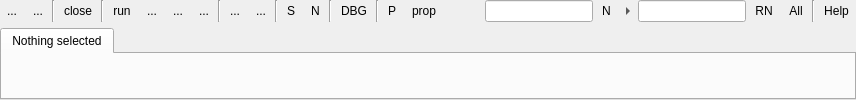
      <widget class="QWidget" name="layoutWidget">
       <layout class="QVBoxLayout">
        <property name="spacing">
         <number>6</number>
        </property>
        <property name="leftMargin">
         <number>0</number>
        </property>
        <property name="topMargin">
         <number>0</number>
        </property>
        <property name="rightMargin">
         <number>0</number>
        </property>
        <property name="bottomMargin">
         <number>0</number>
        </property>
        <item>
         <widget class="QFrame" name="frame_2">
          <property name="sizePolicy">
           <sizepolicy hsizetype="Preferred" vsizetype="Preferred">
            <horstretch>1</horstretch>
            <verstretch>0</verstretch>
           </sizepolicy>
          </property>
          <property name="frameShape">
           <enum>QFrame::NoFrame</enum>
          </property>
          <property name="frameShadow">
           <enum>QFrame::Raised</enum>
          </property>
          <layout class="QHBoxLayout">
           <property name="spacing">
            <number>2</number>
           </property>
           <property name="leftMargin">
            <number>0</number>
           </property>
           <property name="topMargin">
            <number>0</number>
           </property>
           <property name="rightMargin">
            <number>0</number>
           </property>
           <property name="bottomMargin">
            <number>0</number>
           </property>
           <item>
            <widget class="QToolButton" name="backwardButton">
             <property name="text">
              <string>...</string>
             </property>
             <property name="icon">
              <iconset>
               <normaloff>:/back_16.png</normaloff>:/back_16.png</iconset>
             </property>
             <property name="autoRaise">
              <bool>true</bool>
             </property>
            </widget>
           </item>
           <item>
            <widget class="QToolButton" name="forwardButton">
             <property name="text">
              <string>...</string>
             </property>
             <property name="icon">
              <iconset>
               <normaloff>:/forward_16.png</normaloff>:/forward_16.png</iconset>
             </property>
             <property name="autoRaise">
              <bool>true</bool>
             </property>
            </widget>
           </item>
           <item>
            <widget class="Line" name="line_6">
             <property name="orientation">
              <enum>Qt::Vertical</enum>
             </property>
            </widget>
           </item>
           <item>
            <widget class="QToolButton" name="closeButton">
             <property name="toolTip">
              <string>&lt;html&gt;&lt;head&gt;&lt;meta name=&quot;qrichtext&quot; content=&quot;1&quot; /&gt;&lt;style type=&quot;text/css&quot;&gt;
p, li { white-space: pre-wrap; }
&lt;/style&gt;&lt;/head&gt;&lt;body style=&quot; font-family:'Sans Serif'; font-size:9pt; font-weight:400; font-style:normal; text-decoration:none;&quot;&gt;
&lt;p style=&quot; margin-top:0px; margin-bottom:0px; margin-left:0px; margin-right:0px; -qt-block-indent:0; text-indent:0px;&quot;&gt;Close tab&lt;/p&gt;&lt;/body&gt;&lt;/html&gt;</string>
             </property>
             <property name="text">
              <string>close</string>
             </property>
             <property name="icon">
              <iconset resource="../../icons/icons.qrc">
               <normaloff>:/del_16px.png</normaloff>:/del_16px.png</iconset>
             </property>
             <property name="autoRaise">
              <bool>true</bool>
             </property>
            </widget>
           </item>
           <item>
            <widget class="Line" name="closeButtonSeparator">
             <property name="orientation">
              <enum>Qt::Vertical</enum>
             </property>
            </widget>
           </item>
           <item>
            <widget class="QToolButton" name="runButton">
             <property name="toolTip">
              <string>Run current script (F5)</string>
             </property>
             <property name="text">
              <string>run</string>
             </property>
             <property name="icon">
              <iconset resource="../../icons/icons.qrc">
               <normaloff>:/run_16px.png</normaloff>:/run_16px.png</iconset>
             </property>
             <property name="shortcut">
              <string>F5</string>
             </property>
             <property name="autoRaise">
              <bool>true</bool>
             </property>
            </widget>
           </item>
           <item>
            <widget class="QToolButton" name="runThisButton">
             <property name="toolTip">
              <string>Run script from the current tab (Shift+F5)</string>
             </property>
             <property name="text">
              <string>...</string>
             </property>
             <property name="icon">
              <iconset resource="../../icons/icons.qrc">
               <normaloff>:/runthis_16px.png</normaloff>:/runthis_16px.png</iconset>
             </property>
             <property name="shortcut">
              <string>Shift+F5</string>
             </property>
             <property name="autoRaise">
              <bool>true</bool>
             </property>
            </widget>
           </item>
           <item>
            <widget class="QToolButton" name="stopButton">
             <property name="toolTip">
              <string>&lt;html&gt;&lt;head&gt;&lt;meta name=&quot;qrichtext&quot; content=&quot;1&quot; /&gt;&lt;style type=&quot;text/css&quot;&gt;
p, li { white-space: pre-wrap; }
&lt;/style&gt;&lt;/head&gt;&lt;body style=&quot; font-family:'Sans Serif'; font-size:9pt; font-weight:400; font-style:normal; text-decoration:none;&quot;&gt;
&lt;p style=&quot; margin-top:0px; margin-bottom:0px; margin-left:0px; margin-right:0px; -qt-block-indent:0; text-indent:0px;&quot;&gt;Stop script&lt;/p&gt;&lt;/body&gt;&lt;/html&gt;</string>
             </property>
             <property name="text">
              <string>...</string>
             </property>
             <property name="icon">
              <iconset resource="../../icons/icons.qrc">
               <normaloff>:/stop_16px.png</normaloff>:/stop_16px.png</iconset>
             </property>
             <property name="autoRaise">
              <bool>true</bool>
             </property>
            </widget>
           </item>
           <item>
            <widget class="QToolButton" name="pauseButton">
             <property name="toolTip">
              <string>&lt;html&gt;&lt;head&gt;&lt;meta name=&quot;qrichtext&quot; content=&quot;1&quot; /&gt;&lt;style type=&quot;text/css&quot;&gt;
p, li { white-space: pre-wrap; }
&lt;/style&gt;&lt;/head&gt;&lt;body style=&quot; font-family:'Sans Serif'; font-size:9pt; font-weight:400; font-style:normal; text-decoration:none;&quot;&gt;
&lt;p style=&quot; margin-top:0px; margin-bottom:0px; margin-left:0px; margin-right:0px; -qt-block-indent:0; text-indent:0px;&quot;&gt;Pause script (Ctrl+F5)&lt;/p&gt;&lt;/body&gt;&lt;/html&gt;</string>
             </property>
             <property name="text">
              <string>...</string>
             </property>
             <property name="icon">
              <iconset resource="../../icons/icons.qrc">
               <normaloff>:/pause_16px.png</normaloff>:/pause_16px.png</iconset>
             </property>
             <property name="shortcut">
              <string>Ctrl+F5</string>
             </property>
             <property name="autoRaise">
              <bool>true</bool>
             </property>
            </widget>
           </item>
           <item>
            <widget class="Line" name="line_7">
             <property name="orientation">
              <enum>Qt::Vertical</enum>
             </property>
            </widget>
           </item>
           <item>
            <widget class="QToolButton" name="breakpointButton">
             <property name="toolTip">
              <string>&lt;html&gt;&lt;head&gt;&lt;meta name=&quot;qrichtext&quot; content=&quot;1&quot; /&gt;&lt;style type=&quot;text/css&quot;&gt;
p, li { white-space: pre-wrap; }
&lt;/style&gt;&lt;/head&gt;&lt;body style=&quot; font-family:'Sans Serif'; font-size:9pt; font-weight:400; font-style:normal; text-decoration:none;&quot;&gt;
&lt;p style=&quot; margin-top:0px; margin-bottom:0px; margin-left:0px; margin-right:0px; -qt-block-indent:0; text-indent:0px;&quot;&gt;Set breakpoint (F9)&lt;/p&gt;&lt;/body&gt;&lt;/html&gt;</string>
             </property>
             <property name="text">
              <string>...</string>
             </property>
             <property name="icon">
              <iconset resource="../../icons/icons.qrc">
               <normaloff>:/breakpoint_16px.png</normaloff>:/breakpoint_16px.png</iconset>
             </property>
             <property name="shortcut">
              <string>F9</string>
             </property>
             <property name="autoRaise">
              <bool>true</bool>
             </property>
            </widget>
           </item>
           <item>
            <widget class="QToolButton" name="clearBreakpointsButton">
             <property name="toolTip">
              <string>&lt;html&gt;&lt;head&gt;&lt;meta name=&quot;qrichtext&quot; content=&quot;1&quot; /&gt;&lt;style type=&quot;text/css&quot;&gt;
p, li { white-space: pre-wrap; }
&lt;/style&gt;&lt;/head&gt;&lt;body style=&quot; font-family:'Sans Serif'; font-size:9pt; font-weight:400; font-style:normal; text-decoration:none;&quot;&gt;
&lt;p style=&quot; margin-top:0px; margin-bottom:0px; margin-left:0px; margin-right:0px; -qt-block-indent:0; text-indent:0px;&quot;&gt;Clear all breakpoints (Ctrl+Shift+F9)&lt;/p&gt;&lt;/body&gt;&lt;/html&gt;</string>
             </property>
             <property name="text">
              <string>...</string>
             </property>
             <property name="icon">
              <iconset resource="../../icons/icons.qrc">
               <normaloff>:/clearbreakpoints_16px.png</normaloff>:/clearbreakpoints_16px.png</iconset>
             </property>
             <property name="shortcut">
              <string>Ctrl+Shift+F9</string>
             </property>
             <property name="autoRaise">
              <bool>true</bool>
             </property>
            </widget>
           </item>
           <item>
            <widget class="Line" name="line_9">
             <property name="orientation">
              <enum>Qt::Vertical</enum>
             </property>
            </widget>
           </item>
           <item>
            <widget class="QToolButton" name="singleStepButton">
             <property name="toolTip">
              <string>&lt;html&gt;&lt;head&gt;&lt;meta name=&quot;qrichtext&quot; content=&quot;1&quot; /&gt;&lt;style type=&quot;text/css&quot;&gt;
p, li { white-space: pre-wrap; }
&lt;/style&gt;&lt;/head&gt;&lt;body style=&quot; font-family:'Sans Serif'; font-size:9pt; font-weight:400; font-style:normal; text-decoration:none;&quot;&gt;
&lt;p style=&quot; margin-top:0px; margin-bottom:0px; margin-left:0px; margin-right:0px; -qt-block-indent:0; text-indent:0px;&quot;&gt;Step into procedure (F11)&lt;/p&gt;&lt;/body&gt;&lt;/html&gt;</string>
             </property>
             <property name="text">
              <string>S</string>
             </property>
             <property name="icon">
              <iconset resource="../../icons/icons.qrc">
               <normaloff>:/singlestep_16px.png</normaloff>:/singlestep_16px.png</iconset>
             </property>
             <property name="shortcut">
              <string>F11</string>
             </property>
             <property name="autoRaise">
              <bool>true</bool>
             </property>
            </widget>
           </item>
           <item>
            <widget class="QToolButton" name="nextStepButton">
             <property name="toolTip">
              <string>&lt;html&gt;&lt;head&gt;&lt;meta name=&quot;qrichtext&quot; content=&quot;1&quot; /&gt;&lt;style type=&quot;text/css&quot;&gt;
p, li { white-space: pre-wrap; }
&lt;/style&gt;&lt;/head&gt;&lt;body style=&quot; font-family:'Sans Serif'; font-size:9pt; font-weight:400; font-style:normal; text-decoration:none;&quot;&gt;
&lt;p style=&quot; margin-top:0px; margin-bottom:0px; margin-left:0px; margin-right:0px; -qt-block-indent:0; text-indent:0px;&quot;&gt;Step over procedure or block (F10)&lt;/p&gt;&lt;/body&gt;&lt;/html&gt;</string>
             </property>
             <property name="text">
              <string>N</string>
             </property>
             <property name="icon">
              <iconset resource="../../icons/icons.qrc">
               <normaloff>:/nextstep_16px.png</normaloff>:/nextstep_16px.png</iconset>
             </property>
             <property name="shortcut">
              <string>F10</string>
             </property>
             <property name="autoRaise">
              <bool>true</bool>
             </property>
            </widget>
           </item>
           <item>
            <widget class="Line" name="line_8">
             <property name="orientation">
              <enum>Qt::Vertical</enum>
             </property>
            </widget>
           </item>
           <item>
            <widget class="QToolButton" name="dbgOn">
             <property name="toolTip">
              <string>&lt;html&gt;&lt;head&gt;&lt;meta name=&quot;qrichtext&quot; content=&quot;1&quot; /&gt;&lt;style type=&quot;text/css&quot;&gt;
p, li { white-space: pre-wrap; }
&lt;/style&gt;&lt;/head&gt;&lt;body style=&quot; font-family:'Sans Serif'; font-size:9pt; font-weight:400; font-style:normal; text-decoration:none;&quot;&gt;
&lt;p style=&quot; margin-top:0px; margin-bottom:0px; margin-left:0px; margin-right:0px; -qt-block-indent:0; text-indent:0px;&quot;&gt;Enable or disable debugging&lt;/p&gt;&lt;/body&gt;&lt;/html&gt;</string>
             </property>
             <property name="text">
              <string>DBG</string>
             </property>
             <property name="icon">
              <iconset resource="../../icons/icons.qrc">
               <normaloff>:/debug_16px.png</normaloff>:/debug_16px.png</iconset>
             </property>
             <property name="checkable">
              <bool>true</bool>
             </property>
             <property name="autoRaise">
              <bool>true</bool>
             </property>
            </widget>
           </item>
           <item>
            <widget class="Line" name="line_3">
             <property name="orientation">
              <enum>Qt::Vertical</enum>
             </property>
            </widget>
           </item>
           <item>
            <widget class="QToolButton" name="propertiesButton">
             <property name="toolTip">
              <string>&lt;html&gt;&lt;head&gt;&lt;meta name=&quot;qrichtext&quot; content=&quot;1&quot; /&gt;&lt;style type=&quot;text/css&quot;&gt;
p, li { white-space: pre-wrap; }
&lt;/style&gt;&lt;/head&gt;&lt;body style=&quot; font-family:'Sans Serif'; font-size:9pt; font-weight:400; font-style:normal; text-decoration:none;&quot;&gt;
&lt;p style=&quot; margin-top:0px; margin-bottom:0px; margin-left:0px; margin-right:0px; -qt-block-indent:0; text-indent:0px;&quot;&gt;Edit properties of macro&lt;/p&gt;&lt;/body&gt;&lt;/html&gt;</string>
             </property>
             <property name="text">
              <string>P</string>
             </property>
             <property name="icon">
              <iconset resource="../../icons/icons.qrc">
               <normaloff>:/properties_16px.png</normaloff>:/properties_16px.png</iconset>
             </property>
             <property name="autoRaise">
              <bool>true</bool>
             </property>
            </widget>
           </item>
           <item>
            <widget class="QToolButton" name="setupButton">
             <property name="toolTip">
              <string>&lt;html&gt;&lt;head&gt;&lt;meta name=&quot;qrichtext&quot; content=&quot;1&quot; /&gt;&lt;style type=&quot;text/css&quot;&gt;
p, li { white-space: pre-wrap; }
&lt;/style&gt;&lt;/head&gt;&lt;body style=&quot; font-family:'Sans Serif'; font-size:9pt; font-weight:400; font-style:normal; text-decoration:none;&quot;&gt;
&lt;p style=&quot; margin-top:0px; margin-bottom:0px; margin-left:0px; margin-right:0px; -qt-block-indent:0; text-indent:0px;&quot;&gt;Setup colors, formats, debugger&lt;/p&gt;&lt;/body&gt;&lt;/html&gt;</string>
             </property>
             <property name="text">
              <string>prop</string>
             </property>
             <property name="icon">
              <iconset resource="../../icons/icons.qrc">
               <normaloff>:/setup_16px.png</normaloff>:/setup_16px.png</iconset>
             </property>
             <property name="autoRaise">
              <bool>true</bool>
             </property>
            </widget>
           </item>
           <item>
            <spacer>
             <property name="orientation">
              <enum>Qt::Horizontal</enum>
             </property>
             <property name="sizeHint" stdset="0">
              <size>
               <width>40</width>
               <height>20</height>
              </size>
             </property>
            </spacer>
           </item>
           <item>
            <widget class="lay::DecoratedLineEdit" name="searchEditBox"/>
           </item>
           <item>
            <widget class="QToolButton" name="findNextButton">
             <property name="toolTip">
              <string>&lt;html&gt;&lt;head&gt;&lt;meta name=&quot;qrichtext&quot; content=&quot;1&quot; /&gt;&lt;style type=&quot;text/css&quot;&gt;
p, li { white-space: pre-wrap; }
&lt;/style&gt;&lt;/head&gt;&lt;body style=&quot; font-family:'Sans Serif'; font-size:9pt; font-weight:400; font-style:normal; text-decoration:none;&quot;&gt;
&lt;p style=&quot; margin-top:0px; margin-bottom:0px; margin-left:0px; margin-right:0px; -qt-block-indent:0; text-indent:0px;&quot;&gt;Find next&lt;/p&gt;&lt;/body&gt;&lt;/html&gt;</string>
             </property>
             <property name="text">
              <string>N</string>
             </property>
             <property name="icon">
              <iconset resource="../../icons/icons.qrc">
               <normaloff>:/find_16px.png</normaloff>:/find_16px.png</iconset>
             </property>
             <property name="shortcut">
              <string>F3</string>
             </property>
             <property name="autoRaise">
              <bool>true</bool>
             </property>
            </widget>
           </item>
           <item>
            <widget class="QToolButton" name="replaceModeButton">
             <property name="sizePolicy">
              <sizepolicy hsizetype="Fixed" vsizetype="Preferred">
               <horstretch>0</horstretch>
               <verstretch>0</verstretch>
              </sizepolicy>
             </property>
             <property name="minimumSize">
              <size>
               <width>16</width>
               <height>8</height>
              </size>
             </property>
             <property name="toolTip">
              <string>&lt;html&gt;&lt;head&gt;&lt;meta name=&quot;qrichtext&quot; content=&quot;1&quot; /&gt;&lt;style type=&quot;text/css&quot;&gt;
p, li { white-space: pre-wrap; }
&lt;/style&gt;&lt;/head&gt;&lt;body style=&quot; font-family:'Sans Serif'; font-size:9pt; font-weight:400; font-style:normal; text-decoration:none;&quot;&gt;
&lt;p style=&quot; margin-top:0px; margin-bottom:0px; margin-left:0px; margin-right:0px; -qt-block-indent:0; text-indent:0px;&quot;&gt;Show replace mode&lt;/p&gt;&lt;/body&gt;&lt;/html&gt;</string>
             </property>
             <property name="text">
              <string>...</string>
             </property>
             <property name="iconSize">
              <size>
               <width>8</width>
               <height>8</height>
              </size>
             </property>
             <property name="shortcut">
              <string>Ctrl+H</string>
             </property>
             <property name="autoRaise">
              <bool>true</bool>
             </property>
             <property name="arrowType">
              <enum>Qt::RightArrow</enum>
             </property>
            </widget>
           </item>
           <item>
            <widget class="QFrame" name="replaceFrame">
             <property name="frameShape">
              <enum>QFrame::NoFrame</enum>
             </property>
             <property name="frameShadow">
              <enum>QFrame::Raised</enum>
             </property>
             <layout class="QHBoxLayout">
              <property name="spacing">
               <number>2</number>
              </property>
              <property name="leftMargin">
               <number>0</number>
              </property>
              <property name="topMargin">
               <number>0</number>
              </property>
              <property name="rightMargin">
               <number>0</number>
              </property>
              <property name="bottomMargin">
               <number>0</number>
              </property>
              <item>
               <widget class="lay::DecoratedLineEdit" name="replaceText"/>
              </item>
              <item>
               <widget class="QToolButton" name="replaceNextButton">
                <property name="toolTip">
                 <string>&lt;html&gt;&lt;head&gt;&lt;meta name=&quot;qrichtext&quot; content=&quot;1&quot; /&gt;&lt;style type=&quot;text/css&quot;&gt;
p, li { white-space: pre-wrap; }
&lt;/style&gt;&lt;/head&gt;&lt;body style=&quot; font-family:'Sans Serif'; font-size:9pt; font-weight:400; font-style:normal; text-decoration:none;&quot;&gt;
&lt;p style=&quot; margin-top:0px; margin-bottom:0px; margin-left:0px; margin-right:0px; -qt-block-indent:0; text-indent:0px;&quot;&gt;Replace and find next&lt;/p&gt;&lt;/body&gt;&lt;/html&gt;</string>
                </property>
                <property name="text">
                 <string>RN</string>
                </property>
                <property name="icon">
                 <iconset resource="../../icons/icons.qrc">
                  <normaloff>:/replace_16px.png</normaloff>:/replace_16px.png</iconset>
                </property>
                <property name="shortcut">
                 <string/>
                </property>
                <property name="autoRaise">
                 <bool>true</bool>
                </property>
               </widget>
              </item>
              <item>
               <widget class="QToolButton" name="replaceAllButton">
                <property name="toolTip">
                 <string>&lt;html&gt;&lt;head&gt;&lt;meta name=&quot;qrichtext&quot; content=&quot;1&quot; /&gt;&lt;style type=&quot;text/css&quot;&gt;
p, li { white-space: pre-wrap; }
&lt;/style&gt;&lt;/head&gt;&lt;body style=&quot; font-family:'Sans Serif'; font-size:9pt; font-weight:400; font-style:normal; text-decoration:none;&quot;&gt;
&lt;p style=&quot; margin-top:0px; margin-bottom:0px; margin-left:0px; margin-right:0px; -qt-block-indent:0; text-indent:0px;&quot;&gt;Replace all&lt;/p&gt;&lt;/body&gt;&lt;/html&gt;</string>
                </property>
                <property name="text">
                 <string>All</string>
                </property>
                <property name="icon">
                 <iconset resource="../../icons/icons.qrc">
                  <normaloff>:/replace_all_16px.png</normaloff>:/replace_all_16px.png</iconset>
                </property>
                <property name="autoRaise">
                 <bool>true</bool>
                </property>
               </widget>
              </item>
             </layout>
            </widget>
           </item>
           <item>
            <widget class="Line" name="line_2">
             <property name="orientation">
              <enum>Qt::Vertical</enum>
             </property>
            </widget>
           </item>
           <item>
            <widget class="QToolButton" name="helpButton">
             <property name="text">
              <string>Help</string>
             </property>
             <property name="icon">
              <iconset resource="../../icons/icons.qrc">
               <normaloff>:/help_16px.png</normaloff>:/help_16px.png</iconset>
             </property>
             <property name="shortcut">
              <string/>
             </property>
             <property name="checkable">
              <bool>false</bool>
             </property>
             <property name="autoRaise">
              <bool>true</bool>
             </property>
            </widget>
           </item>
          </layout>
         </widget>
        </item>
        <item>
         <widget class="QFrame" name="frame_6">
          <property name="sizePolicy">
           <sizepolicy hsizetype="Preferred" vsizetype="Preferred">
            <horstretch>0</horstretch>
            <verstretch>2</verstretch>
           </sizepolicy>
          </property>
          <property name="frameShape">
           <enum>QFrame::NoFrame</enum>
          </property>
          <property name="frameShadow">
           <enum>QFrame::Raised</enum>
          </property>
          <layout class="QHBoxLayout">
           <property name="spacing">
            <number>6</number>
           </property>
           <property name="leftMargin">
            <number>0</number>
           </property>
           <property name="topMargin">
            <number>0</number>
           </property>
           <property name="rightMargin">
            <number>0</number>
           </property>
           <property name="bottomMargin">
            <number>0</number>
           </property>
           <item>
            <widget class="QSplitter" name="splitter_7">
             <property name="orientation">
              <enum>Qt::Horizontal</enum>
             </property>
             <property name="childrenCollapsible">
              <bool>false</bool>
             </property>
             <widget class="QTabWidget" name="tabWidget">
              <property name="sizePolicy">
               <sizepolicy hsizetype="Expanding" vsizetype="Expanding">
                <horstretch>1</horstretch>
                <verstretch>1</verstretch>
               </sizepolicy>
              </property>
              <widget class="QWidget" name="tab_2">
               <attribute name="title">
                <string>Nothing selected</string>
               </attribute>
              </widget>
             </widget>
            </widget>
           </item>
          </layout>
         </widget>
        </item>
       </layout>
      </widget>
